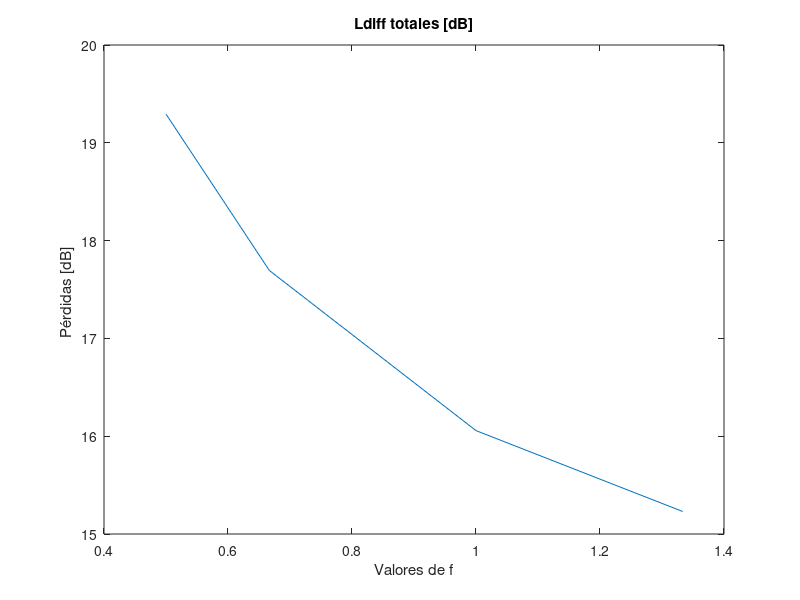

Here is the MATLAB script that generated this plot:
clear;close all;clc;

f      = 2.3e9;
c      = 3e8;
lambda = c/f;

% Alturas, distancia y radio en metros

d  = 20.09e3; %en Km
R0 = 6370e3;

e  = [796 800 803 799 735 760 788 805];
a  = [10 0 0 0 0 0 0 8];
d1 = [0 0.806e3 1.910e3 3.721e3 7.831e3 10.955e3 14.965e3 d];
d2 = d - d1;


K           = [0.5, 2/3 ,1, 4/3];
Re          = R0*K;
altura_rayo = ((e(end)+a(end)-e(1)-a(1))/d)*d1 + e(1)+a(1);
R1          = sqrt(lambda*d1.*d2/d); 

%Repito el código de Diego pero "K" es un vector, y por tanto "Re" tambien.

% -----------------------------------------------------------------------
% Esta parte elimina el primer y último elemento de los arrays, ya que se 
% corresponde con los valores de las torres y se obtienen valores que no se usan.
d1(:,1)   =[];
d1(:,end) =[];
e(:,1)    =[];
e(:,end)  =[];
R1(:,1)   =[];
R1(:,end) =[];
altura_rayo(:,1)   = [];
altura_rayo(:,end) = [];
% -----------------------------------------------------------------------
d2=d-d1;

numero_iteraciones    = size(Re);
columnas              = size(d1);
flecha_iterada        = zeros(numero_iteraciones(2),columnas(2));
despejamiento_iterado = zeros(numero_iteraciones(2),columnas(2));
uve_iterado           = zeros(numero_iteraciones(2),columnas(2));
Ldif_iterado          = zeros(numero_iteraciones(2),columnas(2));

figure(1);title("Coeficiente de difracción por obstáculo");
for iteracion=1:numero_iteraciones(2)    
    
    flecha_iterada(iteracion,:)        = (d1.*d2)/(2*Re(iteracion));
    
    despejamiento_iterado(iteracion,:) =  e + flecha_iterada(iteracion,:) - altura_rayo;
    
    uve_iterado(iteracion,:)           = sqrt(2)*despejamiento_iterado(iteracion,:)./R1

    Ldif_iterado(iteracion,:)          =  6.9 + 20*log10(sqrt((uve_iterado(iteracion,:)-0.1).^2 +1) + uve_iterado(iteracion,:)-0.1);
    
    T(iteracion,:) =1-exp(-(Ldif_iterado(iteracion,2))/6);    
    
    hold on
    plot(uve_iterado(iteracion,:))
    xticks(1:6);
    hold off
    
end
ylabel("Valor coeficiente");xlabel("Obstáculo");
legend("Difracción K = 1/2","Difracción K = 2/3","Difracción K = 1","Difracción K = 4/3");

%SUBVANO IZQ---------

Distancia_IZQ =1910;
D1_IZQ = 806;
D2_IZQ = Distancia_IZQ - D1_IZQ;
e_IZQ            = 800;

h2_IZQ = 803;
h1_IZQ = 796+10;

AlturaRayo_IZQ   = ((h2_IZQ-h1_IZQ)/Distancia_IZQ)*D1_IZQ + h1_IZQ;

for(iteracion=1:4)
    Flecha_IZQ(iteracion)  = (D1_IZQ*D2_IZQ)/(2*K(iteracion)*R0);
    Despejamiento_IZQ(iteracion)      = Flecha_IZQ(iteracion) + e_IZQ-AlturaRayo_IZQ;
end

Rfresnell_IZQ     = sqrt((lambda*D1_IZQ*D2_IZQ)/(D1_IZQ+D2_IZQ));

Difracc_IZQ       = sqrt(2)*(Despejamiento_IZQ/Rfresnell_IZQ)

for(iteracion=1:4)
 Ldif_IZQ(iteracion)         =  6.9 + 20*log10(sqrt((Difracc_IZQ(iteracion)-0.1).^2 +1) + Difracc_IZQ(iteracion)-0.1);
end

%SUBVANO DRCH---------

Distancia_DRCH =18180;
D1_DRCH = 1811;
D2_DRCH= Distancia_DRCH - D1_DRCH;
e_DRCH            = 799;

h2_DRCH = 805+8;
h1_DRCH = 803;

AlturaRayo_DRCH   = ((h2_DRCH-h1_DRCH)/Distancia_DRCH)*D1_DRCH + h1_DRCH;

for(iteracion=1:4)
    Flecha_DRCH(iteracion)  = (D1_DRCH*D2_DRCH)/(2*K(iteracion)*R0);
    Despejamiento_DRCH(iteracion)      = Flecha_DRCH(iteracion) + e_DRCH-AlturaRayo_DRCH;
end

Rfresnell_DRCH     = sqrt((lambda*D1_DRCH*D2_DRCH)/(D1_DRCH+D2_DRCH));

Difracc_DRCH       = sqrt(2)*(Despejamiento_DRCH/Rfresnell_DRCH)

for(iteracion=1:4)
 Ldif_DRCH(iteracion)         =  6.9 + 20*log10(sqrt((Difracc_DRCH(iteracion)-0.1).^2 +1) + Difracc_DRCH(iteracion)-0.1);
end
C =10+0.04*(d1(2)/1000+d2(2)/1000);

Ldiff_totales = max(Ldif_iterado(:,2)) + T.*(transpose(Ldif_DRCH)+ C)

plot(K,Ldiff_totales);title("Ldiff totales [dB]");
ylabel("Pérdidas [dB] ");xlabel("Valores de f");
